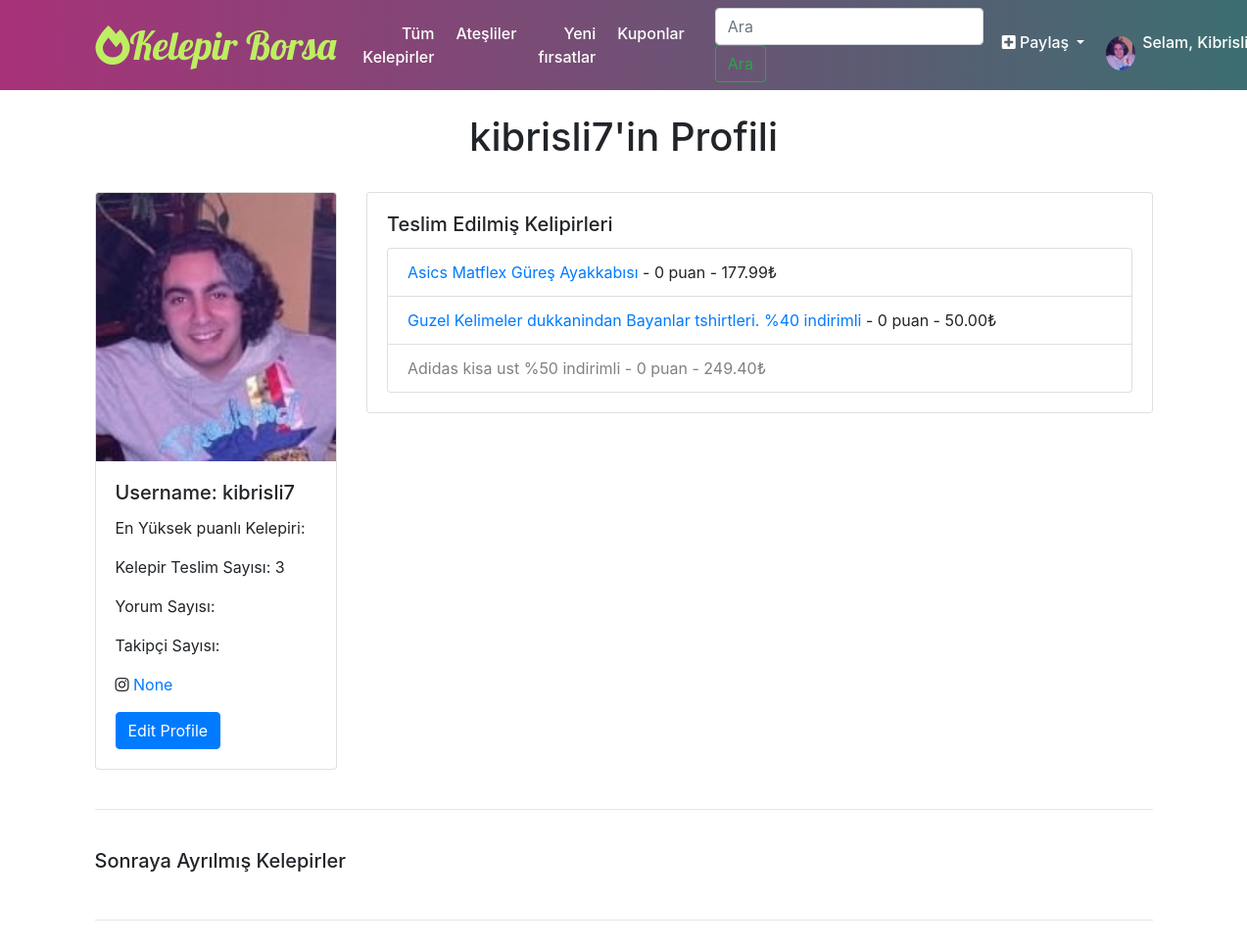
Page /profil/1 (signed in) on the earlier database version.
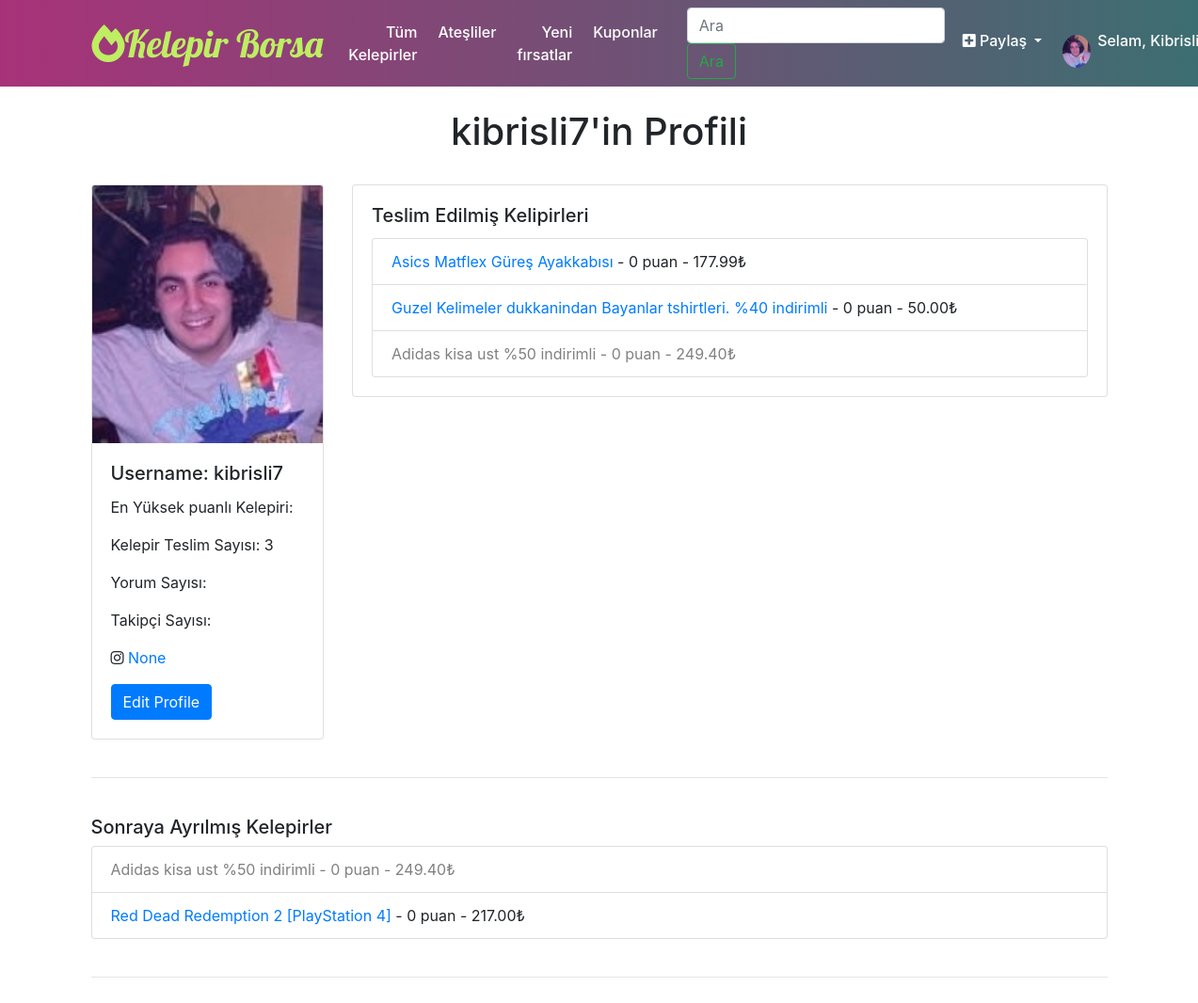
Same page on the later database version.
### madde/models.py (models this page shows, shortened)
class Maddeler(models.Model):
    paylasan = models.ForeignKey(User, on_delete=models.CASCADE)
    url = models.URLField(max_length=200, blank=True, null=True, help_text='<small>Kelepir internetten bulunduysa şurda websiteyi palşın</small>',)
    satici = models.CharField(max_length=200, blank=True)
    fiyat = models.DecimalField(max_digits=5, decimal_places=2,help_text='İndirimi fıyat', verbose_name='Fıyat')
    orjinalFiyat = models.DecimalField(max_digits=5, decimal_places=2, blank=True, null=True,help_text='Orjinal fıyat',verbose_name='orjinal Fıyatı')
    kargo = models.BooleanField(help_text='Kargo ücretsizse burayı tıklayın')
    kupon = models.CharField(max_length=100, blank=True, help_text='Bildirmek istediğiniz kupon varsa, buraya yazın')
    baslik = models.CharField(max_length=300, help_text='Kısa bir tanımlayıcı başlık', verbose_name='Başlık')
    ayrintilar = RichTextField(max_length=1000, help_text='Kelepiri kendi sözlerinizle anlatın ve neden kaçılmaz fırsat olduğunu başkalarına açıklayın.' ,verbose_name='Detaylı ayrıntılar')
    goruntu = models.ImageField(upload_to='madde_goruntuleri', null=True, blank=True, default="madde_goruntuleri/shopping.jpg", help_text='bir resim yüklemek, başkalarının anlaşmayı daha iyi anlamasına yardımcı olur', verbose_name='Görüntü')
    katagori = models.ManyToManyField('Katagoriler')
    bas_tarih = models.DateField(blank=True, null=True,verbose_name='İndirimin Başlangıç Tarihi')
    son_tarih = models.DateField(blank=True, null=True, verbose_name='İndirimin bitme tarihi')
    online = models.BooleanField(help_text='Yerel fırsat (mağazada / çevrimdışı)')
    diyar = models.CharField(max_length=100, blank=True)
    derece = models.IntegerField(default=0)
    duyurmaTarihi = models.DateTimeField(default=timezone.now) # auto_now=False, auto_now_add=True, blank=True
    slug = models.SlugField(max_length=250, unique_for_date='duyurmaTarihi')
    kaynamavakti = models.DateTimeField(null=True, blank=True, auto_now=False, auto_now_add=False)
    bookmarked = models.ManyToManyField(User, related_name='bookmarked', default=None, blank=True)
    tukenmiscagiri = models.ManyToManyField(User, related_name='expired_call', default=None, blank=True)
    aktif = models.BooleanField(default=True)
    oylar = models.IntegerField(default=0)
    oyveren = models.ManyToManyField(User, blank=True, related_name="collected_votes")
    w3w = models.CharField(max_length=100, blank=True,verbose_name='What3Words', help_text='<a href="https://what3words.com/susma.hurma.e%C5%9Fyal%C4%B1"><small>Yardım ve örnek için şurayı tıklayın</small></a>')
    """@property
    def total_degrees(self):
        return self.derece"""

### madde/views.py (the view)
# urls.py: path('profil/<int:pk>', views.profil_detay, name='profil_detay'),
def profil_detay(request, pk):
    kullanici = get_object_or_404(User, pk=pk)
    profil = get_object_or_404(Kullanici, pk=pk)
    bookmarked = Maddeler.objects.filter(bookmarked=kullanici.id)
    kelepirler = Maddeler.objects.filter(paylasan=kullanici.id)
    instagram = 'http://www.instagram.com/'
    insta_handle = urllib.parse.urljoin(instagram, profil.insta)
    context = {'profil':profil, 'kullanici':kullanici, 'kelepirler':kelepirler, 'bookmarked':bookmarked, 'insta_handle':insta_handle}
    return render(request, 'registration/profil_gor.html', context)

### templates/registration/profil_gor.html
{% extends 'temel.html' %}
{% block content %}
<br>
<h1 align=center>{{kullanici.username}}'in Profili</h1>
<br>
<div class="container">
  <div class="row">
    <div class="col-sm-3">
      <div class="card">
        <img src="{{profil.resim.url}} " class="card-img-top" alt="...">
        <div class="card-body">
          <h5 class="card-title">Username: {{kullanici.username}}</h5>
          <p class="card-text">En Yüksek puanlı Kelepiri: {{profil.kullanici.ensicak}}</p>
          <p class="card-text">Kelepir Teslim Sayısı: {{kelepirler.count}}</p>
          <p class="card-text">Yorum Sayısı: </p>
          <p class="card-text">Takipçi Sayısı:</p>
          <p class="card-text"><i class="fab fa-instagram"></i> <a href="{{insta_handle}}">{{profil.insta}}</a> </p>
          {% if user == request.user and request.user.is_authenticated %}
            <a href="{% url 'edit_profile' %}" class="btn btn-primary">Edit Profile</a>
          {% endif %}
        </div>
      </div>
    </div>
    <div class="col-sm-9">
      <div class="card">
        <div class="card-body">
          <h5 class="card-title">Teslim Edilmiş Kelipirleri</h5>
          <ul class="list-group">
            {% for kelepir in kelepirler %}
              {% if kelepir.aktif %}
                <li class="list-group-item"><a href="{% url 'madde_detay' kelepir.id %}">{{kelepir.baslik}}</a> - {{kelepir.derece}} puan - {{kelepir.fiyat}}₺</li>
              {% else %}
                <li class="list-group-item" style="color:Grey"><a style="color:Grey" href="{% url 'madde_detay' kelepir.id %}">{{kelepir.baslik}}</a> - {{kelepir.derece}} puan - {{kelepir.fiyat}}₺</li>
              {% endif %}
            {% endfor %}
          </ul>
        </div>
      </div>
    </div>
  </div>
<br><hr><br>
  {% if user == request.user and request.user.is_authenticated %}
    <h5>Sonraya Ayrılmış Kelepirler</h5>
    <ul class="list-group">
      {% for kelepir in bookmarked %}
        {% if kelepir.aktif %}
          <li class="list-group-item"><a href="{% url 'madde_detay' kelepir.id %}">{{kelepir.baslik}}</a> - {{kelepir.derece}} puan - {{kelepir.fiyat}}₺</li>
        {% else %}
          <li class="list-group-item" style="color:Grey"><a style="color:Grey" href="{% url 'madde_detay' kelepir.id %}">{{kelepir.baslik}}</a> - {{kelepir.derece}} puan - {{kelepir.fiyat}}₺</li>
        {% endif %}
      {% endfor %}
    </ul>
  {% endif %}
  <br><hr><br>
{% endblock %}

Differences in the rows shown:
now on one of the page's lists (row edited): Maddeler: baslik "Adidas kisa ust %50 indirimli", derece "0", fiyat "249.40"
now on this page (row edited): Maddeler: baslik "Red Dead Redemption 2 [PlayStation 4]", derece "0", fiyat "217.00", shown under "Sonraya Ayrılmış Kelepirler"
